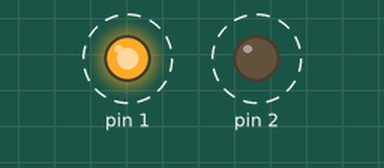
Recording of a sketch running on a simulated Arduino Uno, built with avr-gcc and run on an emulated ATmega328P. On the bench: output pins drawn as LEDs (lit = HIGH). Dashed ring = blinking.

Above: at 0.5 s.
Timing chart, 0 to 5.5 s (numbered marks = the images above):
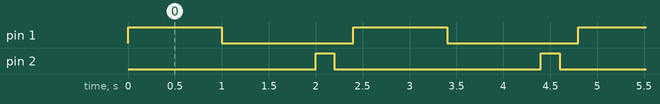

The sketch:

job06asynchro.ino
```cpp
// SYNCHRONIZED LED BLINKING ANIMATION

int animationspeed1 = 0;
int animationspeed2 = 0;

void setup() {
pinMode (1, OUTPUT);
pinMode (2, OUTPUT);
}

void loop() {
animationspeed1 = 1000;
animationspeed2 = 200;
digitalWrite(1, HIGH);
delay(animationspeed1);
digitalWrite(1, LOW);
delay(animationspeed1);
digitalWrite(2, HIGH);
delay(animationspeed2);
digitalWrite(2, LOW);
delay(animationspeed2);
}
```

Measured:
- by itself, pin 1: alternates HIGH for 1.0 s and LOW for 1.4 s
- by itself, pin 2: alternates HIGH for 0.20 s and LOW for 2.2 s
- by itself, everything shown: repeats every 2.4 s, in 4 steps
